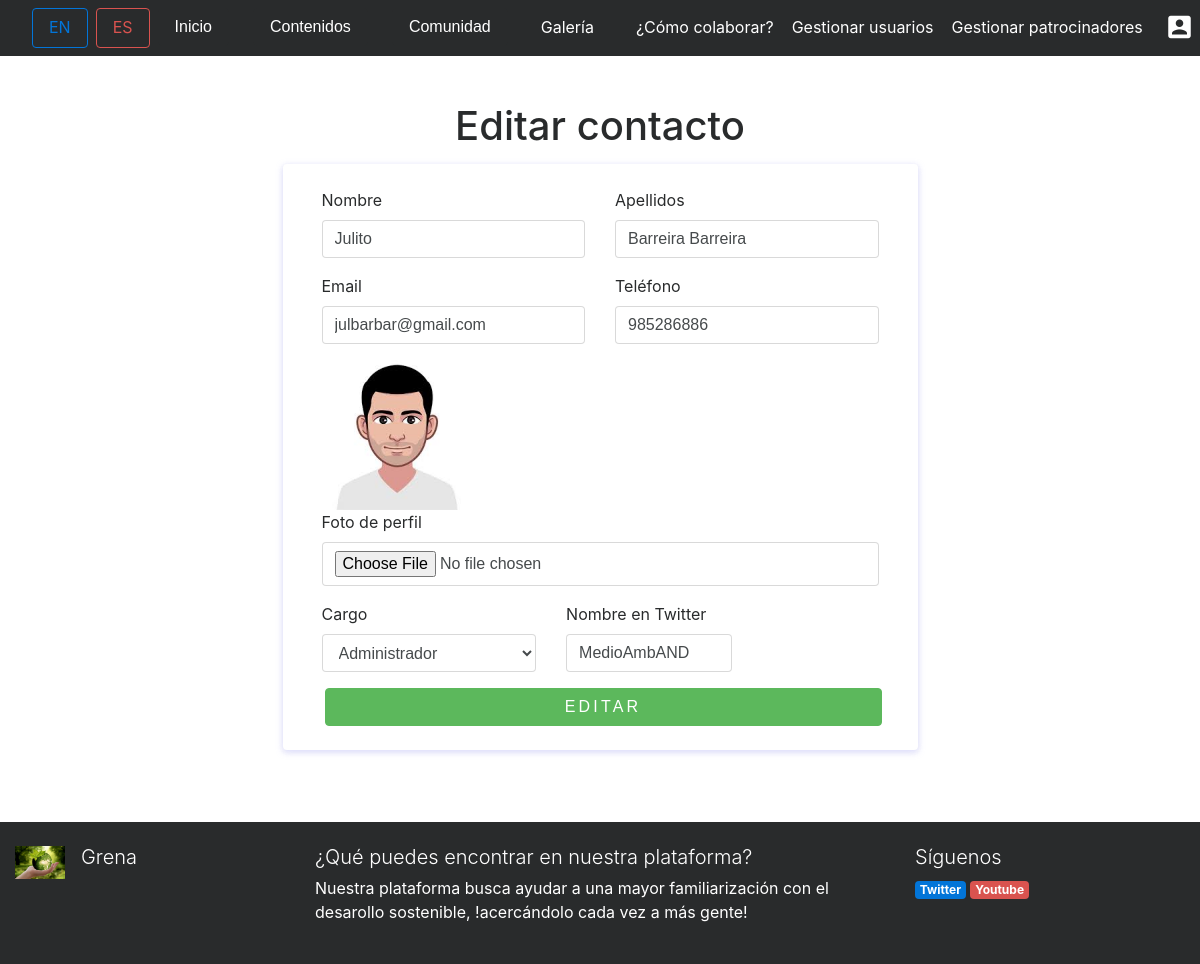
/index.php?controller=contactos&action=edit&id=1 (signed in), run on the app's committed database.
### tables this page shows
CREATE TABLE IF NOT EXISTS CONTACTOS(
		ID_CONTACTO INT(10) AUTO_INCREMENT,
		NOMBRE VARCHAR(255) NOT NULL,
		APELLIDOS VARCHAR(255) NOT NULL,
		EMAIL VARCHAR(255) NOT NULL,
		CARGO VARCHAR(255) NOT NULL,
		TELEFONO VARCHAR(255) NOT NULL,
		RUTAFOTO VARCHAR(255) NOT NULL,
		RUTATWITTER VARCHAR(255) NOT NULL,
		CONSTRAINT PK_CONTACTOS PRIMARY KEY(ID_CONTACTO)

	);

### core/ViewManager.php (called while the page is built, shortened)
<?php
class ViewManager {
	private $variables = array();
	public function setVariable($varname, $value, $flash=false) {
		$this->variables[$varname] = $value;
	}
	public function getVariable($varname, $default=NULL) {
		if (!isset($this->variables[$varname])) {
			return $default;
		}
		return $this->variables[$varname];
	}
	public function render($controller, $viewname) {
		include(__DIR__."/../view/$controller/$viewname.php");
	}
	private static $viewmanager_singleton = NULL;
	public static function getInstance() {
		if (self::$viewmanager_singleton == null) {
			self::$viewmanager_singleton = new ViewManager();
		}
		return self::$viewmanager_singleton;
	}
}

### controller/ContactosController.php (called while the page is built, shortened)
<?php
require_once(__DIR__."/../model/Contacto.php");
require_once(__DIR__."/../model/ContactoMapper.php");
require_once(__DIR__."/../core/ViewManager.php");
class ContactosController extends BaseController {
	private $contactoMapper;
	public function __construct() {
		$this->contactoMapper = new ContactoMapper();
	}
	public function edit() {
		try{
		$contactoid = $_GET["id"];
		$contacto= $this->contactoMapper->findById($contactoid);
	$this->view->setVariable("contacto", $contacto);
	$this->view->render("contactos", "edit");
} catch(Exception $ex) {
	$this->view->popFlashF();
header("Location: index.php?controller=contactos&action=showall");
}
	}
}

### index.php (called while the page is built, shortened)
<?php
function run() {
	try {
		$controller = loadController($_GET["controller"]);
		$actionName = $_GET["action"];
		$controller->$actionName();
	} catch(Exception $ex) {
		die("An exception occured!!!!!".$ex->getMessage());
	}
}
function loadController($controllerName) {
	return new $controllerClassName();
}
run();
?>

### core/I18n.php (called while the page is built, shortened)
<?php
class I18n {
	private $messages;
	public function i18n($key) {
		if (isset($this->messages[$key])){
			return $this->messages[$key];
		}else{
			return $key;
		}
	}
	private static $i18n_singleton = null;
	public static function getInstance() {
		if (self::$i18n_singleton == NULL) {
			self::$i18n_singleton = new I18n();
		}
		return self::$i18n_singleton;
	}
}
function i18n($key) {
	return I18n::getInstance()->i18n($key);
}

### model/Contacto.php (called while the page is built, shortened)
<?php
class Contacto {
	private $id;
	private $nombre;
	private $apellidos;
	private $email;
	private $telefono;
	private $rutafoto;
	private $rutatwitter;
	public function __construct($id=NULL, $nombre=NULL,$apellidos=NULL,$email=NULL,$cargo=NULL,$telefono=NULL,$rutafoto=NULL,$rutatwitter=NULL) {
		$this->id = $id;
		$this->nombre= $nombre;
        $this->apellidos= $apellidos;
        $this->email= $email;
		$this->cargo= $cargo;
        $this->telefono= $telefono;
        $this->rutafoto= $rutafoto;
        $this->rutatwitter= $rutatwitter;
	}
	public function getId() {
		return $this->id;
	}
	public function getNombre() {
		return $this->nombre;
	}
	public function getApellidos() {
		return $this->apellidos;
	}
	public function getEmail() {
		return $this->email;
	}
	public function getCargo() {
		return $this->cargo;
	}
	public function getTelefono() {
		return $this->telefono;
	}
    public function getRutafoto() {
		return $this->rutafoto;
	}
    public function getRutatwitter() {
		return $this->rutatwitter;
	}
}

### model/ContactoMapper.php (called while the page is built, shortened)
<?php
require_once(__DIR__."/../core/PDOConnection.php");
require_once(__DIR__."/../model/Contacto.php");
class ContactoMapper {
	private $db;
	public function __construct() {
		$this->db = PDOConnection::getInstance();
	}
	public function findById($contid){
		$stmt = $this->db->prepare("SELECT * FROM CONTACTOS WHERE ID_CONTACTO=?");
		$stmt->execute(array($contid));
		$cont = $stmt->fetch(PDO::FETCH_ASSOC);
		if($cont != null) {
			return new Contacto(
			$cont["ID_CONTACTO"],
			$cont["NOMBRE"],
			$cont["APELLIDOS"],
			$cont["EMAIL"],
			$cont["CARGO"],
			$cont["TELEFONO"],
			$cont["RUTAFOTO"],
			$cont["RUTATWITTER"],);
		} else {
			return NULL;
		}
	}
	}

### core/PDOConnection.php (called while the page is built)
<?php
class PDOConnection {
	private static $dbhost = "127.0.0.1";
	private static $dbname = "GRENA";
	private static $dbuser = "grena";
	private static $dbpass = "grena21";
	private static $db_singleton = null;
	public static function getInstance() {
		if (self::$db_singleton == null) {
			self::$db_singleton = new PDO(
			"mysql:host=".self::$dbhost.";dbname=".self::$dbname.";charset=utf8",
			self::$dbuser,
			self::$dbpass,
			array(
				PDO::ATTR_EMULATE_PREPARES => false,
				PDO::ATTR_ERRMODE => PDO::ERRMODE_EXCEPTION
			)
		);
	}
	return self::$db_singleton;
}
}
?>

### view/contactos/edit.php (the view, shortened to what this page needs)
<?php
require_once(__DIR__."/../../core/ViewManager.php");
$view = ViewManager::getInstance();
$contacto= $view->getVariable("contacto");
?>
<div class="container mb-5"><div class=" text-center mt-5 ">
        <h1><?= i18n("Editar contacto")?></h1>
    </div>
    <div class="row ">
        <div class="col-lg-7 mx-auto">
            <div class="card mt-2 mx-auto p-4 bg-light">
                <div class="card-body bg-light">
                    <div class="container">
                        <form id="contact-form" role="form" action="index.php?controller=contactos&amp;action=edit&amp;id=<?= $contacto->getId() ?>" onsubmit="return validarformulariocontactoedit()" method="POST" enctype="multipart/form-data">
                            <div class="controls">
                                <div class="row">
                                    <div class="col-md-6">
                                        <div class="form-group"> <label for="nombre"><?= i18n("Nombre")?></label> <input id="nombre" onblur="comprobarAlfabetico(this.id,50)"  type="text" name="nombre" class="form-control" value="<?= $contacto->getNombre() ?>" placeholder="<?= i18n("Introduzca aquí el nombre")?>" required="required" > </div>
                                    </div>
                                    <div class="col-md-6">
                                        <div class="form-group"> <label for="apellidos"><?= i18n("Apellidos")?></label> <input id="apellidos" onblur="comprobarAlfabetico(this.id,50)"  type="text" name="apellidos" class="form-control" value="<?= $contacto->getApellidos() ?>" placeholder="<?= i18n("Introduzca aquí los apellidos")?>" required="required" > </div>
                                    </div>
                                </div>
                                <div class="row">
                                    <div class="col-md-6">
                                        <div class="form-group"> <label for="email">Email</label> <input id="email" onblur="comprobarEmail(this.id)" type="text" name="email" class="form-control" value="<?= $contacto->getEmail() ?>" placeholder="<?= i18n("Introduzca aquí el email")?>" required="required" > </div>
                                    </div>
                                    <div class="col-md-6">
                                        <div class="form-group"> <label for="telefono"><?= i18n("Teléfono")?></label> <input id="telefono" onblur="comprobarTelf(this.id)" type="text" name="telefono" class="form-control" value="<?= $contacto->getTelefono() ?>" placeholder="<?= i18n("Introduzca aquí el teléfono")?>" required="required" > </div>
                                    </div>
                                </div>
                                <div class="row">
                                    <div class="col-md-12">
                                    <img id="preview" src="images/<?= $contacto->getRutafoto() ?>"  width="150" height="150" alt="Preview" />
                                        <div class="form-group"> <label for="rutafoto"><?= i18n("Foto de perfil")?></label> <input id="fotoperfil" type="file" accept="image/png, .jpeg, .jpg, image/gif" name="rutafoto" class="form-control"  > </div>
                                    </div>
                                    <div class="col-md-5">
                                        <div class="form-group"> <label for="form_need"><?= i18n("Cargo")?></label> <select id="cargo" name="cargo" class="form-control" required="required" data-error="Indica el cargo, por favor.">
                                                <option <?php if($contacto->getCargo() =="Administrador"){ ?> selected <?php } ?> value="Administrador" ><?= i18n("Administrador")?></option>
                                            </select> </div>
                                    </div>
                                    <div class="col-md-4">
                                        <div class="form-group"> <label for="rutatwitter"> <?= i18n("Nombre en Twitter")?></label> <input id="twitter" onblur="comprobarTexto(this.id,25)"  type="text" name="rutatwitter" class="form-control" value="<?= $contacto->getRutatwitter() ?>" placeholder="<?= i18n("Su @ en Twitter")?>" required="required" > </div>
                                    </div>
                                    <div class="col-md-12"> <button type="submit" class="btn btn-success btn-send pt-2 btn-block w-100" name="submit" value="submit"> <?= i18n("Editar")?> </button></div>
                                </div>
                            </div>
                        </form>
                    </div>
                </div>
            </div>
        </div>
    </div>
</div>

### css/style.css (style rules this page uses)
.btn-send { font-weight: 300; text-transform: uppercase; letter-spacing: 0.2em; width: 80%; margin-left: 3px }
.card { margin-left: 10px; margin-right: 10px }

### data on the page
contactos: nombre "Julito", apellidos "Barreira Barreira", email "julbarbar@gmail.com", telefono "985286886", RUTAFOTO (picture), rutatwitter "MedioAmbAND"

### other printed values
i18n("Inicio") "Inicio"
i18n("Contenidos") "Contenidos"
i18n("Comunidad") "Comunidad"
i18n("Galería") "Galería"
i18n("¿Cómo colaborar?") "¿Cómo colaborar?"
i18n("Gestionar usuarios") "Gestionar usuarios"
i18n("Gestionar patrocinadores") "Gestionar patrocinadores"
i18n("Editar contacto") "Editar contacto"
i18n("Nombre") "Nombre"
i18n("Apellidos") "Apellidos"
i18n("Teléfono") "Teléfono"
i18n("Foto de perfil") "Foto de perfil"
i18n("Cargo") "Cargo"
i18n("Nombre en Twitter") "Nombre en Twitter"
i18n("Editar") "EDITAR"
